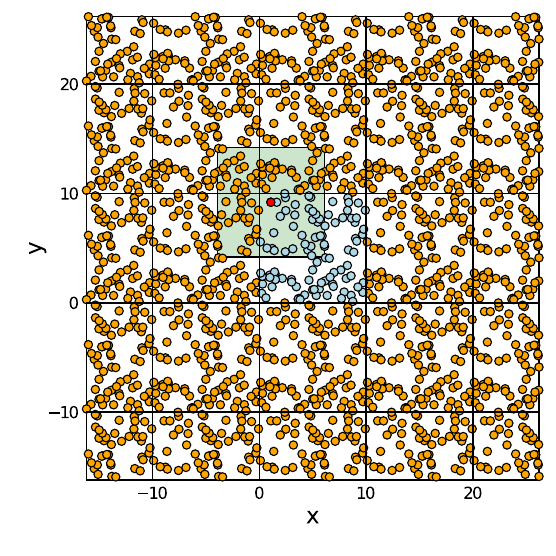

Recreate this plot in Julia.
using Plots

function square(c,side)
  x = [ c[1]-side/2, c[1]+side/2, c[1]+side/2, c[1]-side/2, c[1]-side/2]  
  y = [ c[2]-side/2, c[2]-side/2, c[2]+side/2, c[2]+side/2, c[2]-side/2]
  return x, y
end

# Generate points
p = [ 10*rand(2) for i in 1:100 ]

# Plot a square around point 1
plot(square(p[1],10),seriestype=[:shape],
            linewdith=0.5,fillalpha=0.2,
            color="green",label="")

# Images
images = [ -2, -1, 0, 1, 2 ]
for j in images, k in images
  if j != 0 || k != 0 # Do not plot (0,0) again
    xim = [ p[i][1] + j*10 for i in 1:100 ]
    yim = [ p[i][2] + k*10 for i in 1:100 ]
    scatter!(xim,yim,color="orange",label="")
  end
end

# Central plot
x = [ p[i][1] for i in 1:100 ]
y = [ p[i][2] for i in 1:100 ]
scatter!(x,y,xlabel="x",ylabel="y",label="",color="lightblue")

# Mark point one as red
scatter!([p[1][1]],[p[1][2]],color="red",label="",size=4)

plot!(xlim=[-15,25],ylim=[-15,25],
      size=(400,400),framestyle=:box)

hline!(10*images,color="black",label="") # horizontal lines
vline!(10*images,color="black",label="") # vertical lines

savefig("pbc2.pdf")
